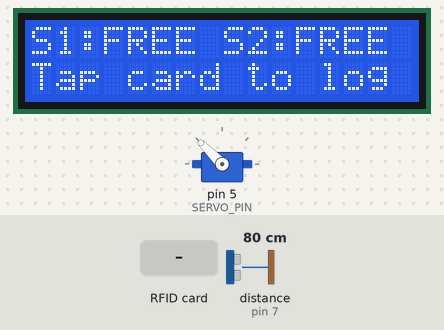
This sketch was run on a simulated Arduino Uno, built with avr-gcc and run on an emulated ATmega328P. Parts: 16×2 character LCD, servo. Wiring (inferred from the names in the program): ultrasonic range finder: trigger pin 6; echo pin 7. The test bench sets the inputs (shaded band); at power-on: distance to the obstacle (sensor on pin 7) 80 cm. The echo pulse lasts 58.3 µs per cm; what the sketch prints to the serial monitor is not drawn.

Above: at 5.0 s.
5.1 s: RFID card 5E 7A 19 C4 held to the reader
At 10.5 s:
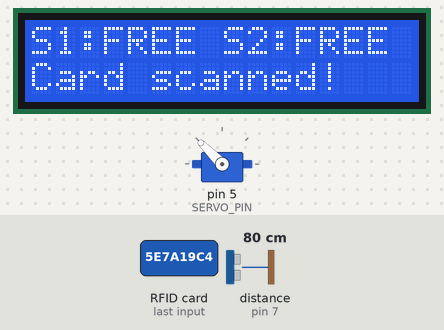
12.8 s: distance to the obstacle (sensor on pin 7) set to 12 cm
16.1 s: distance to the obstacle (sensor on pin 7) set to 9 cm
At 19.6 s:
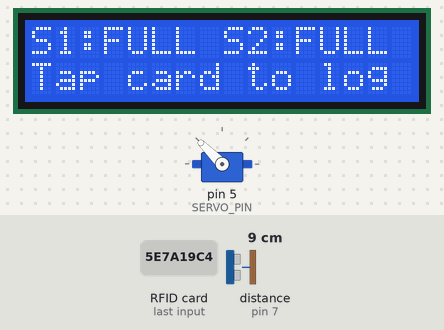
23.9 s: RFID card 5E 7A 19 C4 held to the reader
At 29.5 s:
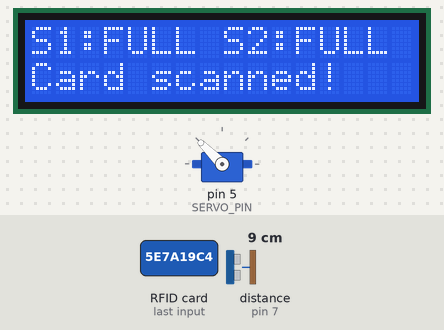
33.5 s: distance to the obstacle (sensor on pin 7) set to 18 cm
At 39.6 s:
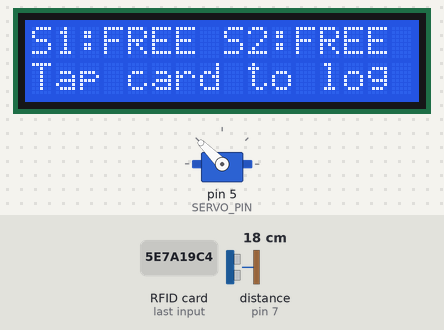
39.9 s: distance to the obstacle (sensor on pin 7) set to 2 cm
At 45.9 s:
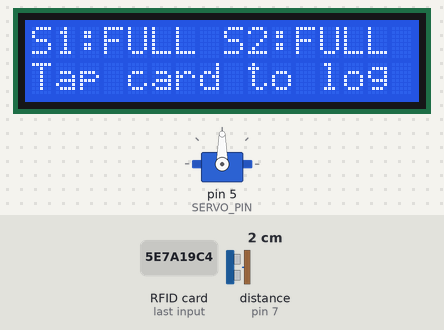
Timing chart, 0 to 47.8 s (numbered marks = the images above; inputs shaded):
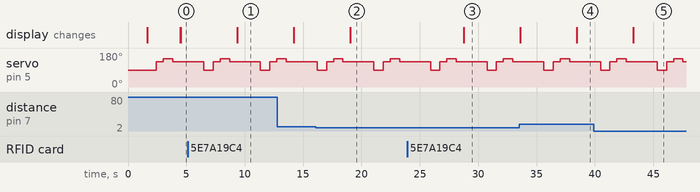

The sketch:

parking_system.ino
```cpp
// Smart Parking Availability System
// Reads occupancy for two parking slots using a single ultrasonic sensor
// mounted on a servo, logs RFID card taps, shows live status on an LCD,
// and sends everything out over serial for a Python script to pick up.

#include <SPI.h>              // needed for the RFID reader (uses SPI communication)
#include <MFRC522.h>          // RFID reader library
#include <Servo.h>            // controls the servo motor
#include <Wire.h>             // needed for I2C communication (used by the LCD)
#include <LiquidCrystal_I2C.h> // LCD library (I2C version, only needs 2 data pins)

// --- Pin setup ---
// Named constants instead of raw numbers, so the wiring is easy to read/change later
#define SS_PIN 10       // RFID SDA/SS pin
#define RST_PIN 9       // RFID reset pin
#define TRIG_PIN 6      // ultrasonic sensor trigger pin
#define ECHO_PIN 7      // ultrasonic sensor echo pin
#define SERVO_PIN 5     // servo signal pin

// Distance (in cm) below which a slot is considered occupied.
// This was found by testing, not calculated - it depends on the sensor's
// mounting height and how far the sensor sits from each slot.
#define OCCUPIED_THRESHOLD 10

MFRC522 rfid(SS_PIN, RST_PIN);
Servo myServo;
LiquidCrystal_I2C lcd(0x27, 16, 2);  // 0x27 is this LCD's I2C address

// Sends a short ultrasonic pulse out and times how long the echo takes to return.
// Distance = (time * speed of sound) / 2, the /2 because the sound travels there AND back.
long readDistance() {
  digitalWrite(TRIG_PIN, LOW);
  delayMicroseconds(2);
  digitalWrite(TRIG_PIN, HIGH);
  delayMicroseconds(10);
  digitalWrite(TRIG_PIN, LOW);
  long duration = pulseIn(ECHO_PIN, HIGH);
  return duration * 0.034 / 2;
}

// Moves the servo to a given angle, then detaches it.
//
// Why detach? Originally the servo stayed attached permanently, which meant it kept
// sending a constant signal pulse even while sitting still. That constant pulse was
// interfering with the LCD's I2C data line and corrupting the display output.
// Attaching only right before a move, and detaching right after, means the servo
// only sends a signal when it's actually supposed to be moving - this fixed the
// LCD corruption without needing any wiring changes.
void moveServoTo(int angle) {
  myServo.attach(SERVO_PIN);
  myServo.write(angle);
  delay(500);   // give the servo time to physically reach the angle before reading anything
  myServo.detach();
  delay(100);
}

void setup() {
  Serial.begin(9600);
  SPI.begin();
  rfid.PCD_Init();
  pinMode(TRIG_PIN, OUTPUT);
  pinMode(ECHO_PIN, INPUT);

  lcd.init();
  lcd.backlight();
  lcd.setCursor(0, 0);
  lcd.print("Parking System");
  delay(1500);
  lcd.clear();
}

void loop() {
  // --- Check Slot 1 ---
  // Only one ultrasonic sensor is available, so instead of two fixed sensors,
  // this one sensor is mounted on the servo and physically swivels to look at
  // each slot in turn. 90 degrees was found (by testing) to
  // point at Slot 1.
  moveServoTo(90);
  long dist1 = readDistance();
  bool slot1Occupied = (dist1 > 0 && dist1 < OCCUPIED_THRESHOLD);
  delay(200);

  moveServoTo(135);  // return to a center/neutral position between readings

  // --- Check Slot 2 ---
  // 150 degrees points at Slot 2 - again, found by testing the physical setup.
  moveServoTo(150);
  long dist2 = readDistance();
  bool slot2Occupied = (dist2 > 0 && dist2 < OCCUPIED_THRESHOLD);
  delay(200);

  moveServoTo(135);  // back to center again before the next cycle

  // --- Update the LCD with the latest slot status ---
  lcd.setCursor(0, 0);
  lcd.print("S1:");
  lcd.print(slot1Occupied ? "FULL " : "FREE ");
  lcd.print("S2:");
  lcd.print(slot2Occupied ? "FULL " : "FREE ");

  // --- Check for an RFID card tap ---
  String uidStr = "NONE";
  if (rfid.PICC_IsNewCardPresent() && rfid.PICC_ReadCardSerial()) {
    // Build the card's unique ID as a hex string, byte by byte
    uidStr = "";
    for (byte i = 0; i < rfid.uid.size; i++) {
      uidStr += String(rfid.uid.uidByte[i], HEX);
    }
    lcd.setCursor(0, 1);
    lcd.print("Card scanned!   ");
    rfid.PICC_HaltA();  // stop reading this card until it's removed and tapped again
  } else {
    lcd.setCursor(0, 1);
    lcd.print("Tap card to log ");
  }

  // --- Send everything to the Python script over serial ---
  // Format: slot1state,slot2state,cardUID
  // Slot states are sent as 1 (occupied) or 0 (free) since that's easiest
  // for both Python and ThingSpeak to work with directly.
  Serial.print(slot1Occupied ? 1 : 0);
  Serial.print(",");
  Serial.print(slot2Occupied ? 1 : 0);
  Serial.print(",");
  Serial.println(uidStr);

  delay(2000);
}
```

Measured:
- the behaviour switches between 11 and 10 cm on distance to the obstacle (sensor on pin 7) (found by bisection; images 1 and 2)
- after the input at 5.1 s, the display: changes after 4.2 s (image 1)
- after the input at 16.1 s, the display: changes after 2.9 s (image 2)
- after the input at 23.9 s, the display: changes after 4.9 s (image 3)
- after the input at 33.5 s, the display: first differs from a run without the input after 4.9 s (image 4)
- after the input at 39.9 s, the display: changes after 3.4 s (image 5)
